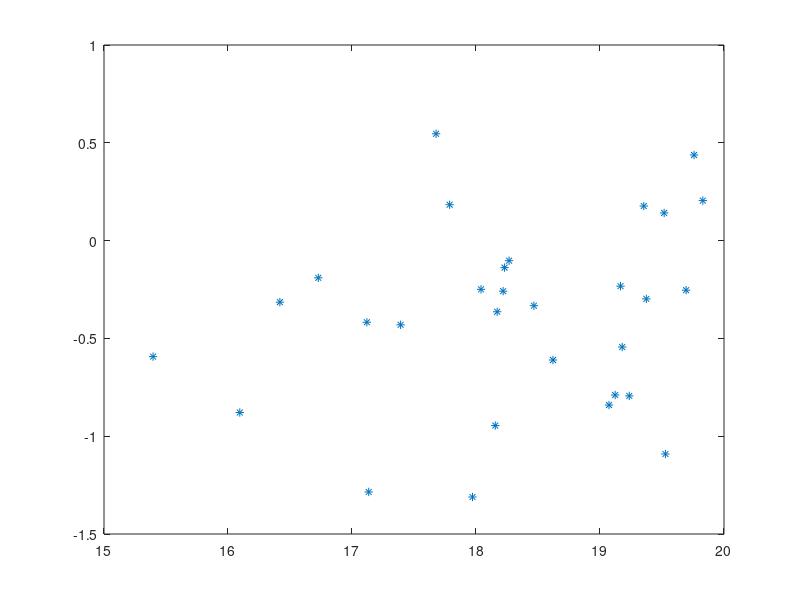

Reproduce this figure in MATLAB.
mu = [3.3333+15 0.2682 ];
sigma = [2.4445 0; 0 0.1903];
rng('default')  % For reproducibility
R = mvnrnd(mu,sigma,30);
RR=[R(:,1),-R(:,2)];
plot(RR(:,1),RR(:,2),'*');